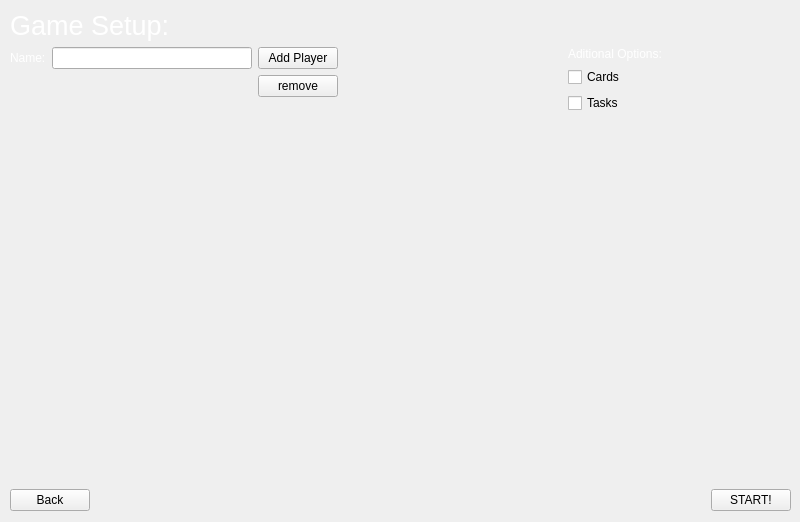
<?xml version="1.0" encoding="UTF-8"?>
<ui version="4.0">
 <class>GameSetup</class>
 <widget class="QWidget" name="GameSetup">
  <property name="geometry">
   <rect>
    <x>0</x>
    <y>0</y>
    <width>800</width>
    <height>522</height>
   </rect>
  </property>
  <property name="sizePolicy">
   <sizepolicy hsizetype="Minimum" vsizetype="Minimum">
    <horstretch>0</horstretch>
    <verstretch>0</verstretch>
   </sizepolicy>
  </property>
  <property name="minimumSize">
   <size>
    <width>800</width>
    <height>522</height>
   </size>
  </property>
  <property name="maximumSize">
   <size>
    <width>800</width>
    <height>522</height>
   </size>
  </property>
  <property name="windowTitle">
   <string>Form</string>
  </property>
  <property name="styleSheet">
   <string notr="true"/>
  </property>
  <widget class="QWidget" name="verticalLayoutWidget">
   <property name="geometry">
    <rect>
     <x>10</x>
     <y>10</y>
     <width>781</width>
     <height>501</height>
    </rect>
   </property>
   <layout class="QVBoxLayout" name="verticalLayout">
    <item>
     <widget class="QLabel" name="label">
      <property name="font">
       <font>
        <pointsize>20</pointsize>
       </font>
      </property>
      <property name="styleSheet">
       <string notr="true">color: rgb(255, 255, 255);</string>
      </property>
      <property name="text">
       <string>Game Setup:</string>
      </property>
     </widget>
    </item>
    <item>
     <layout class="QHBoxLayout" name="horizontalLayout_3">
      <item>
       <layout class="QVBoxLayout" name="verticalLayout_2">
        <item>
         <layout class="QHBoxLayout" name="horizontalLayout">
          <item>
           <widget class="QLabel" name="label_2">
            <property name="styleSheet">
             <string notr="true">color: rgb(255, 255, 255);</string>
            </property>
            <property name="text">
             <string>Name:</string>
            </property>
           </widget>
          </item>
          <item>
           <widget class="QLineEdit" name="lineEdit">
            <property name="minimumSize">
             <size>
              <width>200</width>
              <height>0</height>
             </size>
            </property>
           </widget>
          </item>
          <item>
           <widget class="QPushButton" name="pushButton">
            <property name="styleSheet">
             <string notr="true"/>
            </property>
            <property name="text">
             <string>Add Player</string>
            </property>
           </widget>
          </item>
         </layout>
        </item>
        <item>
         <layout class="QHBoxLayout" name="dynamic">
          <item>
           <layout class="QVBoxLayout" name="players2">
            <item>
             <layout class="QVBoxLayout" name="players"/>
            </item>
            <item>
             <spacer name="verticalSpacer_3">
              <property name="orientation">
               <enum>Qt::Vertical</enum>
              </property>
              <property name="sizeHint" stdset="0">
               <size>
                <width>20</width>
                <height>40</height>
               </size>
              </property>
             </spacer>
            </item>
            <item>
             <spacer name="horizontalSpacer_3">
              <property name="orientation">
               <enum>Qt::Horizontal</enum>
              </property>
              <property name="sizeHint" stdset="0">
               <size>
                <width>40</width>
                <height>20</height>
               </size>
              </property>
             </spacer>
            </item>
           </layout>
          </item>
          <item>
           <layout class="QVBoxLayout" name="rem">
            <item>
             <widget class="QPushButton" name="remove">
              <property name="text">
               <string>remove</string>
              </property>
             </widget>
            </item>
            <item>
             <spacer name="verticalSpacer_2">
              <property name="orientation">
               <enum>Qt::Vertical</enum>
              </property>
              <property name="sizeHint" stdset="0">
               <size>
                <width>20</width>
                <height>40</height>
               </size>
              </property>
             </spacer>
            </item>
           </layout>
          </item>
         </layout>
        </item>
       </layout>
      </item>
      <item>
       <spacer name="horizontalSpacer_5">
        <property name="orientation">
         <enum>Qt::Horizontal</enum>
        </property>
        <property name="sizeHint" stdset="0">
         <size>
          <width>40</width>
          <height>20</height>
         </size>
        </property>
       </spacer>
      </item>
      <item>
       <layout class="QVBoxLayout" name="verticalLayout_3">
        <item>
         <layout class="QVBoxLayout" name="verticalLayout_5">
          <item>
           <widget class="QLabel" name="label_3">
            <property name="styleSheet">
             <string notr="true">color: rgb(255, 255, 255);</string>
            </property>
            <property name="text">
             <string>Aditional Options:</string>
            </property>
            <property name="alignment">
             <set>Qt::AlignLeading|Qt::AlignLeft|Qt::AlignVCenter</set>
            </property>
           </widget>
          </item>
         </layout>
        </item>
        <item>
         <layout class="QHBoxLayout" name="horizontalLayout_4">
          <item>
           <widget class="QCheckBox" name="checkBox">
            <property name="styleSheet">
             <string notr="true"/>
            </property>
            <property name="text">
             <string>Cards</string>
            </property>
           </widget>
          </item>
          <item>
           <spacer name="horizontalSpacer">
            <property name="orientation">
             <enum>Qt::Horizontal</enum>
            </property>
            <property name="sizeHint" stdset="0">
             <size>
              <width>40</width>
              <height>20</height>
             </size>
            </property>
           </spacer>
          </item>
         </layout>
        </item>
        <item>
         <layout class="QHBoxLayout" name="horizontalLayout_5">
          <item>
           <widget class="QCheckBox" name="checkBox_2">
            <property name="styleSheet">
             <string notr="true"/>
            </property>
            <property name="text">
             <string>Tasks</string>
            </property>
           </widget>
          </item>
          <item>
           <spacer name="horizontalSpacer_4">
            <property name="orientation">
             <enum>Qt::Horizontal</enum>
            </property>
            <property name="sizeHint" stdset="0">
             <size>
              <width>40</width>
              <height>20</height>
             </size>
            </property>
           </spacer>
          </item>
         </layout>
        </item>
        <item>
         <spacer name="verticalSpacer">
          <property name="orientation">
           <enum>Qt::Vertical</enum>
          </property>
          <property name="sizeHint" stdset="0">
           <size>
            <width>20</width>
            <height>40</height>
           </size>
          </property>
         </spacer>
        </item>
       </layout>
      </item>
     </layout>
    </item>
    <item>
     <layout class="QVBoxLayout" name="verticalLayout_4"/>
    </item>
    <item>
     <layout class="QHBoxLayout" name="horizontalLayout_2">
      <item>
       <widget class="QPushButton" name="pushButton_3">
        <property name="text">
         <string>Back</string>
        </property>
       </widget>
      </item>
      <item>
       <spacer name="horizontalSpacer_2">
        <property name="orientation">
         <enum>Qt::Horizontal</enum>
        </property>
        <property name="sizeHint" stdset="0">
         <size>
          <width>40</width>
          <height>20</height>
         </size>
        </property>
       </spacer>
      </item>
      <item>
       <widget class="QPushButton" name="pushButton_2">
        <property name="text">
         <string>START!</string>
        </property>
       </widget>
      </item>
     </layout>
    </item>
   </layout>
  </widget>
 </widget>
 <resources/>
 <connections/>
</ui>
